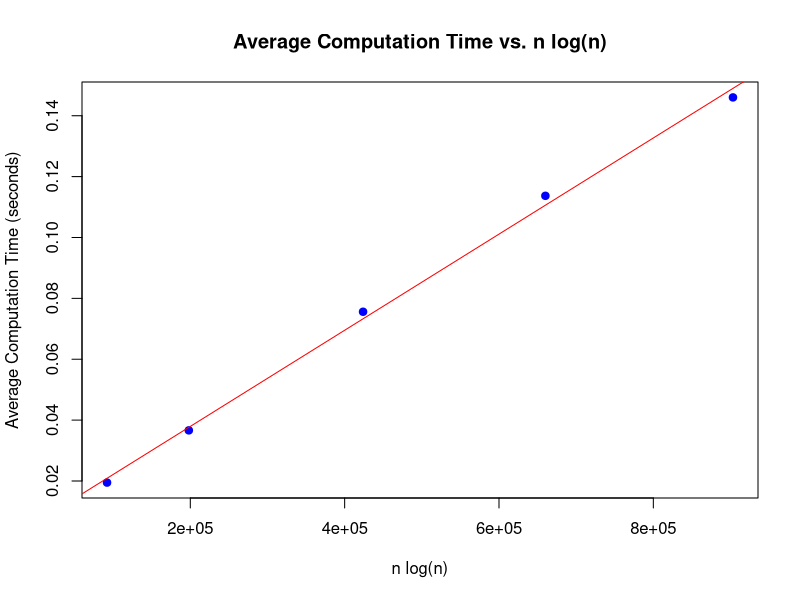

The R script that drew this image:
## ---- chunk 1
# Monte Carlo 估计 Beta(3, 3) CDF 的函数
monte_carlo_beta_cdf <- function(x, n) {
  # 生成 n 个 Beta(3, 3) 分布的随机样本
  samples <- rbeta(n, shape1 = 3, shape2 = 3)
  
  # 计算小于等于 x 的样本比例
  estimate <- mean(samples <= x)
  
  return(estimate)
}

# 设置模拟次数
n_simulations <- 10000

# 计算 x = 0.1, 0.2, ..., 0.9 的 CDF 估计
x_values <- seq(0.1, 0.9, by = 0.1)
monte_carlo_estimates <- sapply(x_values, monte_carlo_beta_cdf, n = n_simulations)

# 使用 pbeta 计算理论值
theoretical_values <- pbeta(x_values, shape1 = 3, shape2 = 3)

# 输出结果进行比较
results <- data.frame(x = x_values, Monte_Carlo_Estimate = monte_carlo_estimates, 
                      Theoretical_Value = theoretical_values)

print(results)

## ---- chunk 2
set.seed(1234)
# 生成 Rayleigh(σ) 分布样本的函数
generate_rayleigh_samples <- function(sigma, n) {
  # 生成 n 个均匀分布的随机数
  u <- runif(n)
  
  # 使用对偶变量法生成 Rayleigh 样本
  x1 <- sigma * sqrt(-2 * log(u))
  x2 <- sigma * sqrt(-2 * log(1 - u))
  
  # 返回样本
  return(c(x1, x2))
}

# 计算方差减少百分比的函数
calculate_variance_reduction <- function(sigma, n) {
  # 生成独立样本
  X1 <- generate_rayleigh_samples(sigma, n)
  X2 <- generate_rayleigh_samples(sigma, n)
  
  # 计算独立样本的平均值和方差
  mean_independent <- (X1 + X2) / 2
  variance_independent <- var(mean_independent)
  
  # 使用对偶变量生成样本
  X <- generate_rayleigh_samples(sigma, n)
  # 计算对偶样本的平均值
  mean_antithetic <- (X + rev(X)) / 2  # 使用对偶变量
  variance_antithetic <- var(mean_antithetic)
  
  # 计算方差减少的百分比
  percent_reduction <- (variance_independent - variance_antithetic) / variance_independent * 100
  
  return(list(
    variance_independent = variance_independent,
    variance_antithetic = variance_antithetic,
    percent_reduction = percent_reduction
  ))
}

# 设置参数
sigma <- 1  # Rayleigh 分布的参数
n <- 1000   # 样本数量

# 计算方差减少百分比
result <- calculate_variance_reduction(sigma, n)

# 打印结果
cat("独立样本的方差:", result$variance_independent, "\n")
cat("对偶变量样本的方差:", result$variance_antithetic, "\n")
cat("方差减少百分比:", result$percent_reduction, "%\n")

## ---- chunk 3
# 加载必要的库
library(ggplot2)

# 定义 g(x)
g <- function(x) {
  return((x^2 / sqrt(2 * pi)) * exp(-x^2 / 2))
}

# 重要性函数 f1 (截断的标准正态分布)
f1 <- function(x, mu = 3, sigma = 1) {
  return(ifelse(x > 1, dnorm(x, mean = mu, sd = sigma), 0))
}

# 重要性函数 f2 (伽马分布)
f2 <- function(x, shape = 3, rate = 1) {
  return(ifelse(x > 1, dgamma(x, shape = shape, rate = rate), 0))
}

# 使用重要性采样估计积分
importance_sampling <- function(n, f, g) {
  samples <- numeric(n)
  
  # 生成样本
  if (identical(f, f1)) {
    # 从截断正态分布中采样
    samples <- rnorm(n, mean = 3, sd = 1)
  } else if (identical(f, f2)) {
    # 从伽马分布中采样
    samples <- rgamma(n, shape = 3, rate = 1)
  }
  
  # 计算估计值
  # 确保 f(samples) 不为零
  f_values <- f(samples)
  f_values[f_values == 0] <- .Machine$double.eps  # 将零替换为一个小值
  estimate <- mean(g(samples) / f_values)
  return(estimate)
}

# 设置样本数量
n <- 10000

# 估计值
estimate_f1 <- importance_sampling(n, f1, g)
estimate_f2 <- importance_sampling(n, f2, g)

# 打印结果
cat("使用 f1 的估计值:", estimate_f1, "\n")
cat("使用 f2 的估计值:", estimate_f2, "\n")

# 在这两者中，f1会产生更小的方差来估计积分，因为它更接近目标函数的形状，尤其在x较大的区域。此外，f1能够在目标函数的主要贡献区域内提供更多的权重，这通常会导致更有效的方差减少。选择与目标分布形状相似的分布通常会提高重要性采样的效率。
## ---- chunk 4
# 设置随机数种子
set.seed(123)

# 快速排序函数
quick_sort <- function(x) {
  if (length(x) <= 1) return(x)
  pivot <- x[1]
  left <- x[x < pivot]
  middle <- x[x == pivot]
  right <- x[x > pivot]
  return(c(quick_sort(left), middle, quick_sort(right)))
}

# 计算平均计算时间
compute_time <- function(n, simulations = 100) {
  times <- numeric(simulations)
  
  for (i in 1:simulations) {
    random_numbers <- sample(1:n)
    start_time <- Sys.time()
    quick_sort(random_numbers)
    end_time <- Sys.time()
    times[i] <- as.numeric(end_time - start_time)
  }
  
  return(mean(times))
}

# 设置 n 的值
n_values <- c(10^4, 2 * 10^4, 4 * 10^4, 6 * 10^4, 8 * 10^4)
avg_times <- numeric(length(n_values))

# 计算每个 n 的平均计算时间
for (i in 1:length(n_values)) {
  avg_times[i] <- compute_time(n_values[i])
}

# 计算 tn
tn_values <- n_values * log(n_values)

# 线性回归
model <- lm(avg_times ~ tn_values)

# 绘图
plot(tn_values, avg_times, main = "Average Computation Time vs. n log(n)",
     xlab = "n log(n)", ylab = "Average Computation Time (seconds)",
     pch = 19, col = "blue")
abline(model, col = "red")

# 输出回归模型结果
summary(model)

